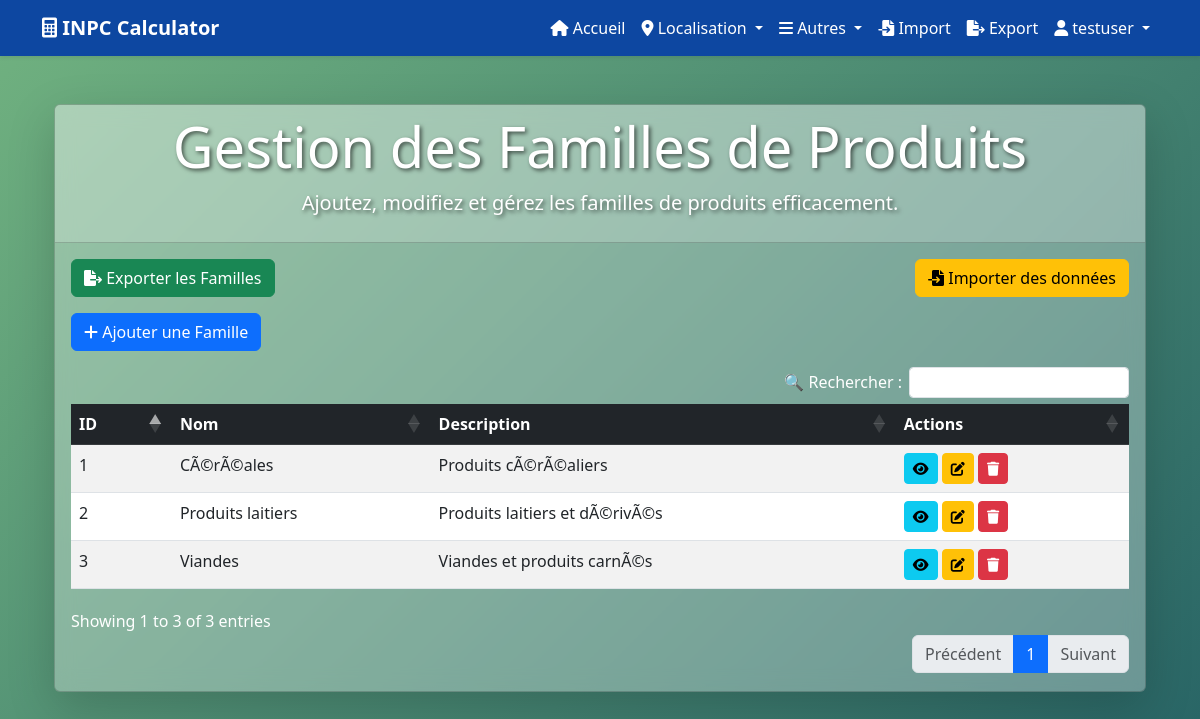
Page /pages/familles/ (signed in) on the committed database.
### utilisateurs/models.py (models this page shows, shortened)
class Utilisateur(AbstractUser):
    ROLE_CHOICES = (
        ('admin', 'Admin'),
        ('agent', 'Agent'),
    )
    role = models.CharField(max_length=10, choices=ROLE_CHOICES, default='agent')

### pages/models.py (models this page shows)
class Famille(models.Model):
    nom = models.CharField(max_length=255)
    description = models.TextField()
    def __str__(self):
        return self.nom

### pages/views.py (the view, shortened to what this page needs)
# urls.py: path('familles/', login_required(views.gestion_familles), name='gestion_familles'),
@login_required
def gestion_familles(request):
    familles = Famille.objects.all()
    print("#######")
    print(familles)
    print("#######")
    form = FamilleForm(request.POST or None)
    return render(request, 'pages/gestion_familles.html', {'familles': familles, 'form': form})

### pages/forms.py
class FamilleForm(forms.ModelForm):
    class Meta:
        model = Famille
        fields = ['nom', 'description']

### templates/pages/gestion_familles.html (shortened to what this page needs)
{% extends 'base.html' %}
{% load static %}
{% block content %}
<link rel="stylesheet" href="https://cdn.datatables.net/1.11.5/css/dataTables.bootstrap5.min.css">
<link rel="stylesheet" href="https://cdn.datatables.net/buttons/2.2.3/css/buttons.bootstrap5.min.css">
<link rel="stylesheet" href="{% static 'css/stylecrud.css' %}">
<div class="container mt-5">
    <div class="card shadow-lg text-white animate__animated animate__fadeInDown">
        <div class="card-header text-center">
            <h1 class="display-4">Gestion des Familles de Produits</h1>
            <p class="lead">Ajoutez, modifiez et gérez les familles de produits efficacement.</p>
        </div>
        <div class="card-body animate__animated animate__fadeInUp">
            <div class="d-flex justify-content-between mb-3">
                <a href="{% url 'export_data' %}?table=Famille" class="btn btn-success">
                    <i class="fas fa-file-export"></i> Exporter les Familles
                </a>
                <a href="{% url 'import_data' %}" class="btn btn-warning">
                    <i class="fas fa-file-import"></i> Importer des données
                </a>
            </div>
            <button class="btn btn-primary mb-3" data-bs-toggle="modal" data-bs-target="#createModal">
                <i class="fas fa-plus"></i> Ajouter une Famille
            </button>
            <table id="famillesTable" class="table table-hover table-striped">
                <thead class="table-dark">
                    <tr>
                        <th>ID</th>
                        <th>Nom</th>
                        <th>Description</th>
                        <th>Actions</th>
                    </tr>
                </thead>
                <tbody>
                    {% for famille in familles %}
                    <tr class="animate__animated animate__fadeIn">
                        <td>{{ famille.id }}</td>
                        <td>{{ famille.nom }}</td>
                        <td>{{ famille.description }}</td>
                        <td>
                            <button class="btn btn-info btn-sm" data-bs-toggle="modal" data-bs-target="#viewModal{{ famille.id }}">
                                <i class="fas fa-eye"></i>
                            </button>
                            <button class="btn btn-warning btn-sm" data-bs-toggle="modal" data-bs-target="#editModal{{ famille.id }}">
                                <i class="fas fa-edit"></i>
                            </button>
                            <form method="post" style="display:inline;">
                                <button type="submit" name="supprimer" onclick="return confirm('Voulez-vous vraiment supprimer cette famille ?')" class="btn btn-danger btn-sm">
                                    <i class="fas fa-trash"></i>
                                </button>
                            </form>
                        </td>
                    </tr>
                    {% endfor %}
                </tbody>
            </table>
        </div>
    </div>
</div>
{% endblock %}

### templates/base.html (shortened to what this page needs)
{% load static %}
<!DOCTYPE html>
<html lang="fr">
<head>
    <link href="https://cdn.jsdelivr.net/npm/bootstrap@5.3.0/dist/css/bootstrap.min.css" rel="stylesheet">
    <link href="https://cdnjs.cloudflare.com/ajax/libs/font-awesome/6.0.0-beta3/css/all.min.css" rel="stylesheet">
    <link rel="stylesheet" href="https://cdnjs.cloudflare.com/ajax/libs/animate.css/4.1.1/animate.min.css">
    <link rel="stylesheet" href="{% static 'css/styles.css' %}">
    <link rel="stylesheet" href="https://unpkg.com/leaflet@1.7.1/dist/leaflet.css" />
</head>
<body>
    <nav class="navbar navbar-expand-lg shadow-sm">
        <div class="container">
            <a class="navbar-brand fw-bold" href="#">
                <i class="fas fa-calculator"></i> INPC Calculator
            </a>
            <div class="collapse navbar-collapse" id="navbarNav">
                <ul class="navbar-nav ms-auto">
                    <li class="nav-item">
                        <a class="nav-link" href="{% url 'accueil' %}">
                            <i class="fas fa-home"></i> Accueil
                        </a>
                    </li>
<li class="nav-item dropdown">
    <a class="nav-link dropdown-toggle" href="#" id="dropdownLocalisation" role="button" data-bs-toggle="dropdown">
        <i class="fas fa-map-marker-alt"></i> Localisation
    </a>
</li>
                    <li class="nav-item dropdown">
                        <a class="nav-link dropdown-toggle" href="#" id="navbarDropdown" role="button" data-bs-toggle="dropdown">
                            <i class="fas fa-bars"></i> Autres
                        </a>
                    </li>
                    <li class="nav-item">
                        <a class="nav-link" href="{% url 'import_data' %}">
                            <i class="fas fa-file-import"></i> Import
                        </a>
                    </li>
                    <li class="nav-item">
                        <a class="nav-link" href="{% url 'export_data' %}">
                            <i class="fas fa-file-export"></i> Export
                        </a>
                    </li>
                    {% if user.is_authenticated %}
                    <li class="nav-item dropdown">
                        <a class="nav-link dropdown-toggle" href="#" id="userDropdown" role="button" data-bs-toggle="dropdown">
                            <i class="fas fa-user"></i> {{ user.username }}
                        </a>
                    </li>
                    {% endif %}
                </ul>
            </div>
        </div>
    </nav>
    <div class="container mt-5">
        {% block content %}
        {% endblock content %}
    </div>
</body>
</html>

### templates/pages/static/css/stylecrud.css (style rules this page uses)
body { background: linear-gradient(-45deg, #1e3c72, #2a5298, #134e5e, #71b280); background-size: 400% 400%; animation: moveBackground 10s ease infinite; }
.card-header { font-size: 1.5rem; font-weight: bold; text-align: center; background: rgba(255, 255, 255, 0.2); color: #ffffff; text-shadow: 2px 2px 4px rgba(0, 0, 0, 0.6); }
.card { background: rgba(255, 255, 255, 0.3); backdrop-filter: blur(10px); }

### templates/base.html (style rules this page uses)
.navbar { background-color: #0d47a1 !important; }
.navbar .nav-link, .navbar-brand { color: white !important; }

### rows in the picture
Utilisateur: username "testuser"
Famille: id "1", nom "CÃ©rÃ©ales", description "Produits cÃ©rÃ©aliers"
Famille: id "2", nom "Produits laitiers", description "Produits laitiers et dÃ©rivÃ©s"
Famille: id "3", nom "Viandes", description "Viandes et produits carnÃ©s"
